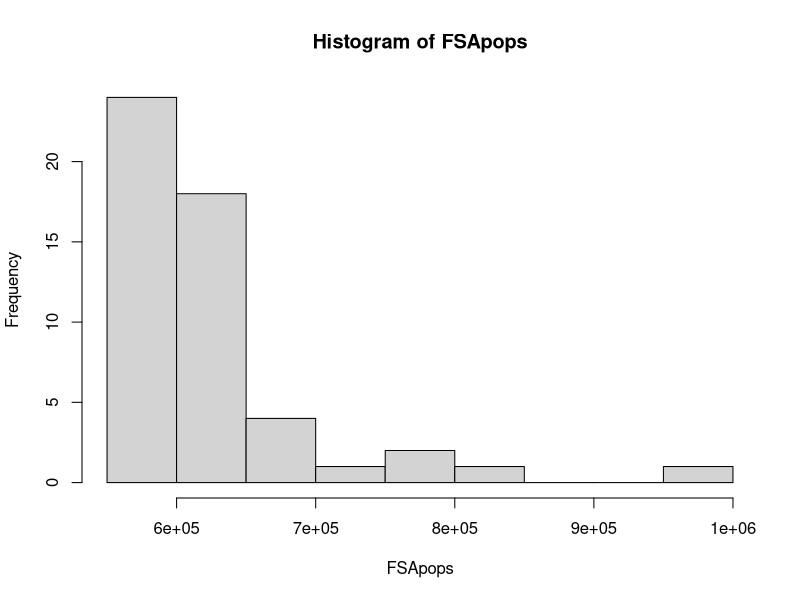

Write R code to recreate this figure.
#Set the directory (1 point)
setwd("C:/Users/jesse/OneDrive/IntroToDataScience")
getwd()

#Task 1: Write, test, and submit the necessary code in R to accomplish the following
#  1. 	Generate a normal distribution, or 1,000 samples, with a mean of 80.

distribution <- (rnorm(1000, mean = 80, sd = 10 ))

#2. Write a function that takes three variables – a vector, a min and a max – and returns the number of elements in the vector that are between the min and max (including the min and max). 
#*** HINT: Plug in XXX below to create the function.
#myFunction <-function(vector, min, max)
#{b <- length(XXX[(XXX>= XXX) & (XXX <= XXX) ])
#return(b)
#}


myFunction <-function(vector, min, max)
{b <- length(vector[(vector>= min) & (vector <= max)])
return(b)
}

#3. 	Use the function to see how many of your normal distribution samples are within the range of 79 to 81. Pass the "distribution" as the vector parameter, 79 as the minimum parameter, and 81 as the maximum parameter. 

count<- myFunction(vector = distribution, min = 79, max = 81)

#4. 	Repeat 3 times (creating a normal distribution and then calling your function) to see if the results vary.

count

distribution <- (rnorm(1000, mean = 80, sd = 10 ))
count<- myFunction(vector = distribution, min = 79, max = 81)
count

distribution <- (rnorm(1000, mean = 80, sd = 10 ))
count<- myFunction(vector = distribution, min = 79, max = 81)
count



#count<- myFunction(vector = distribution, min = 79, max = 81)
#count

#Task 2: Write, test, and submit the necessary code in R to accomplish the following:
#Install “actuar” OR “VGAM” package and load the “actuar” OR “VGAM” package. Either one of these packages will work. Just use whatever works for you.


require (VGAM)

#Generate 51 random numbers in a Pareto distribution and assign them to a variable called “FSApops.” ** shape and scale arguments will be explained in 2.
#2. 	Specify a “scale” and a “shape” for your Pareto distribution that makes it as similar as possible to the actual distribution of state populations on page 90 of the textbook. 
# rpareto(n, m, s): generating random numbers that fit a Pareto distribution
# n -- generate 51 values; m -- location parameter (set it to be about the population size of Wyoming); 
# s -- vector of dispersion parameters.


FSApops <- rpareto(51, 563626, 10)

#3. 	Create a histogram that shows the distribution of values in FSApops.

hist(FSApops)

#4. 	Use a command to report the actual mean and standard deviation of the 51 values stored in FSApops.

mean(FSApops)
sd(FSApops)

#5. 	Use a command to report the minimum and maximum value of FSApops.
min(FSApops)
max(FSApops)
